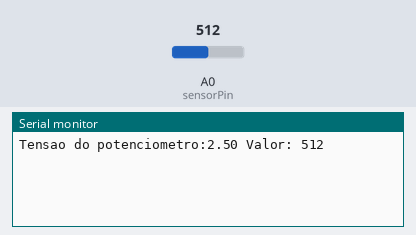
Bench run of a sketch on a simulated Arduino Uno, built with avr-gcc and run on an emulated ATmega328P. On the bench: the last lines printed to the serial monitor. The test bench sets the inputs (shaded band); at power-on: A0 (sensorPin) = 512.

Above: at 1.3 s.
1.4 s: A0 (sensorPin) set to 716
At 2.6 s:
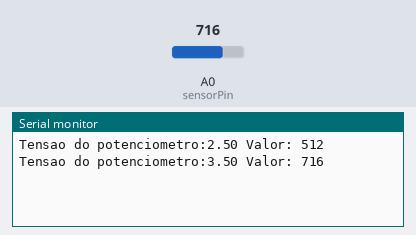
4.1 s: A0 (sensorPin) set to 900
At 5.3 s:
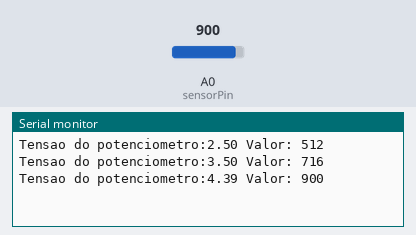
Timing chart, 0 to 7.1 s (numbered marks = the images above; inputs shaded):
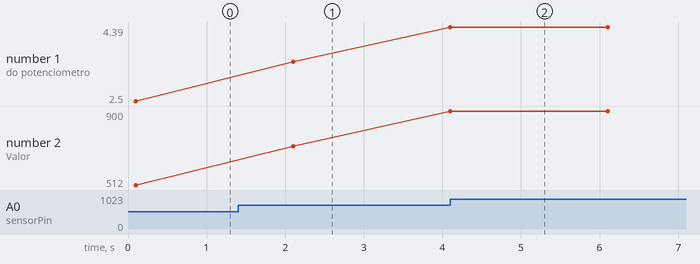

Measured:
- after the input at 1.4 s, the serial monitor: prints a new line after 0.70 s (image 1)
- after the input at 4.1 s, the serial monitor: prints a new line at once (image 2)
- plotted number 1: 2.5 → 3.5 after the input at 1.4 s, 3.5 → 4.39 after the input at 4.1 s
- plotted number 2: 512 → 716 after the input at 1.4 s, 716 → 900 after the input at 4.1 s

The sketch:

leitura-analogica.ino
```cpp
#define sensorPin A0

int sensorValue = 0;
float voltage;

void setup() {
  // put your setup code here, to run once:
  Serial.begin(9600);
  delay(100);

}

void loop() {
  // put your main code here, to run repeatedly:

  sensorValue = analogRead(sensorPin);
  voltage = sensorValue * (5.0 / 1024);
  Serial.print("Tensao do potenciometro:");
  Serial.print(voltage);
  Serial.print(" Valor: ");
  Serial.println(sensorValue);
  delay(2000);
}
```
